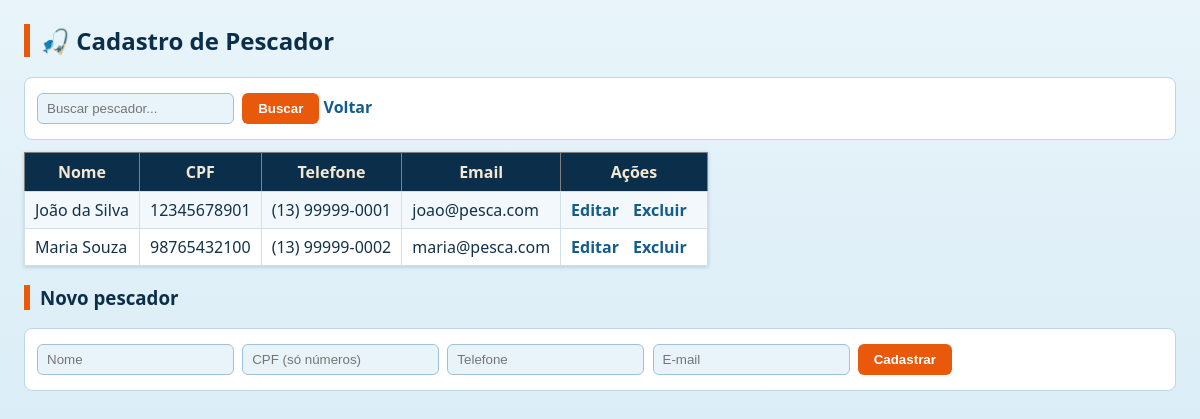
The page /pescadores.php (signed in) on the database its author committed.
### tables this page shows
CREATE TABLE `pescador` (
  `id` int NOT NULL,
  `nome` varchar(100) NOT NULL,
  `cpf` varbinary(255) NOT NULL,
  `telefone` varchar(20) DEFAULT NULL,
  `email` varchar(100) DEFAULT NULL
);

### config.php (called while the page is built, shortened)
<?php
$chave = "saep2026";
?>

### pescadores.php (the view, shortened to what this page needs)
<?php
include 'config.php';
$busca = $_GET['busca'] ?? '';
$termo = $conn->real_escape_string($busca);
$where = $busca ? "WHERE nome LIKE '%$termo%'" : '';
$query = "SELECT id, nome, CAST(AES_DECRYPT(cpf, '$chave') AS CHAR) AS
cpf, telefone, email
          FROM pescador $where ORDER BY nome";
$pescadores = $conn->query($query);
?>
<link rel="stylesheet" href="css/style.css">
<h2>Cadastro de Pescador</h2>
<form method="get">
    <input name="busca" placeholder="Buscar pescador..." value="<?=
htmlspecialchars($busca) ?>">
    <button type="submit">Buscar</button>
    <a href="principal.php">Voltar</a>
</form>
<table border="1" cellpadding="5">
<tr><th>Nome</th><th>CPF</th><th>Telefone</th><th>Email</th><th>Ações</th></tr>
<?php while($row = $pescadores->fetch_assoc()): ?>
    <tr>
        <td><?= htmlspecialchars($row['nome']) ?></td>
        <td><?= htmlspecialchars($row['cpf'] ?? '') ?></td>
        <td><?= htmlspecialchars($row['telefone'] ?? '') ?></td>
        <td><?= htmlspecialchars($row['email'] ?? '') ?></td>
        <td>
            <a href="editar_pescador.php?id=<?= $row['id'] ?>">Editar</a>
            <a href="deletar_pescador.php?id=<?= $row['id'] ?>"
            onclick="return confirm('Excluir o pescador apaga também as embarcações e pescarias dele. Confirma?')">Excluir</a>
        </td>
    </tr>
<?php endwhile; ?>
</table>
<h3>Novo pescador</h3>
<form method="post">
    <input name="nome" required placeholder="Nome">
    <input name="cpf" required placeholder="CPF (só números)"
    maxlength="11" pattern="[0-9]{11}">
    <input name="telefone" placeholder="Telefone">
    <input type="email" name="email" placeholder="E-mail">
    <button name="add">Cadastrar</button>
</form>

### css/style.css (style rules this page uses)
* { box-sizing: border-box; }
h2, h3 { color: var(--mar-fundo); border-left: 6px solid var(--boia); padding-left: 10px; }
h2::before { content: "\1F3A3 "; }
a { color: var(--mar-medio); text-decoration: none; font-weight: 600; margin-right: 10px; }
form { background: #fff; border: 1px solid #b9d8e8; border-radius: 8px; padding: 12px; margin: 12px 0; }
input, select { padding: 7px 9px; margin: 3px 4px 3px 0; border: 1px solid #9cc3d8; border-radius: 6px; background: var(--mar-claro); color: var(--texto); }
button { background: var(--boia); color: #fff; border: 0; border-radius: 6px; padding: 8px 16px; font-weight: 700; cursor: pointer; }
table { border-collapse: collapse; background: #fff; margin: 12px 0; box-shadow: 0 1px 4px rgba(11, 46, 74, 0.2); }
th { background: var(--mar-fundo); color: var(--areia); padding: 8px 10px; }
td { padding: 7px 10px; border: 1px solid #cfe0ea; }
tr:nth-child(even) td { background: #f2f8fb; }

### rows shown on the page
pescador: nome "João da Silva", cpf "12345678901", telefone "(13) 99999-0001", email "joao@pesca.com"
pescador: nome "Maria Souza", cpf "98765432100", telefone "(13) 99999-0002", email "maria@pesca.com"
